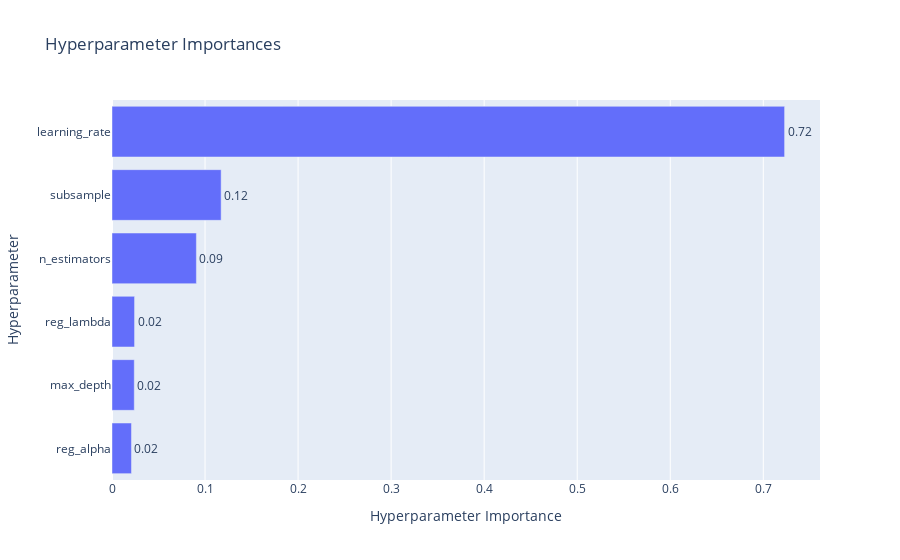

This figure's notebook cell:
### Code cell
# Plot parameter importances
plot_param_importances(study)

### Figure 1 — Plotly figure (JSON) as saved in the notebook; plotly's stock layout.template omitted (floating-point values rounded to 4 significant figures)
{"data": [{"cliponaxis": false, "hovertemplate": ["reg_alpha (FloatDistribution): 0.020914475987820817<extra></extra>", "max_depth (IntDistribution): 0.023934174128366875<extra></extra>", "reg_lambda (FloatDistribution): 0.02424417699930293<extra></extra>", "n_estimators (IntDistribution): 0.09069897646573533<extra></extra>", "subsample (FloatDistribution): 0.11730576386738563<extra></extra>", "learning_rate (FloatDistribution): 0.7229024325513884<extra></extra>"], "name": "Objective Value", "orientation": "h", "text": ["0.02", "0.02", "0.02", "0.09", "0.12", "0.72"], "textposition": "outside", "type": "bar", "x": [0.02091, 0.02393, 0.02424, 0.0907, 0.1173, 0.7229], "y": ["reg_alpha", "max_depth", "reg_lambda", "n_estimators", "subsample", "learning_rate"]}], "layout": {"title": {"text": "Hyperparameter Importances"}, "xaxis": {"title": {"text": "Hyperparameter Importance"}}, "yaxis": {"title": {"text": "Hyperparameter"}}}}
